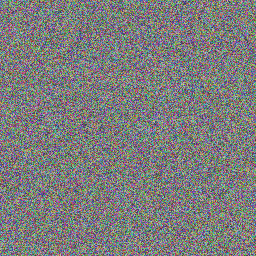
#> input picture tmp/cert_test_img.png, 256 x 256 px
$ python -i tamper_detection.py   (imports and definitions only)
#> lines starting #> are read from the running program, lines starting #| are printed output that depends on the picture
### watermark_logic.py
import cv2
import numpy as np
from scipy.fftpack import dct, idct
import hashlib

try:
    import reedsolo
    HAS_ECC = True
except ImportError:
    HAS_ECC = False


# ─────────────────────────────────────────
#  Utilities
# ─────────────────────────────────────────

def _password_to_seed(password: str) -> int:
    key = hashlib.sha256(password.encode()).digest()
    return int.from_bytes(key[:8], "big") % (2**31)


def _password_to_key(password: str) -> bytes:
    return hashlib.sha256(password.encode()).digest()


def _adaptive_strength(h: int, w: int, base: float = 25.0) -> float:
    ref_area = 512 * 512
    area = h * w
    return max(15.0, min(40.0, base * (ref_area / area) ** 0.3))


# [5 lines left out: function _apply_ecc, not called in this run]


def _remove_ecc(data: bytes):
    if HAS_ECC:
        rs = reedsolo.RSCodec(16)
        try:
            decoded, _, _ = rs.decode(data)
            return bytes(decoded)
        except Exception:
            return None
    return data


def _bits_to_message(bits: np.ndarray):
    pad = (8 - len(bits) % 8) % 8
    bits = np.concatenate([bits, np.zeros(pad, dtype=np.uint8)])
    raw_bytes = np.packbits(bits).tobytes()

    decoded = _remove_ecc(raw_bytes)
    if decoded is None:
        decoded = raw_bytes

    try:
        text = decoded.decode("utf-8", errors="ignore")
        if "####" in text:
            return text.split("####")[0]
    except Exception:
        pass
    return None


# [4 lines left out: function _prepare_bits, not called in this run]


# ─────────────────────────────────────────
#  Layer A — DCT Mid-Frequency Embedding
#  Survives: JPEG/MP4 compression, re-encoding
# ─────────────────────────────────────────

_MID_FREQ = [(2, 1), (1, 2), (0, 3), (1, 3), (2, 2),
             (3, 1), (4, 0), (3, 0), (2, 0), (0, 4)]


# [25 lines left out: function _embed_layer_a, not called in this run]


def _extract_layer_a(y: np.ndarray, num_bits: int, seed: int) -> np.ndarray:
    h, w = y.shape
    y_f = y.astype(np.float64)
    rng = np.random.RandomState(seed)

    blocks_h, blocks_w = h // 8, w // 8
    block_order = rng.permutation(blocks_h * blocks_w)

    bits = []
    for i, block_idx in enumerate(block_order[:num_bits]):
        r = (block_idx // blocks_w) * 8
        c = (block_idx % blocks_w) * 8

        block = y_f[r:r+8, c:c+8]
        D = dct(dct(block, axis=0, norm="ortho"), axis=1, norm="ortho")
        pos = _MID_FREQ[i % len(_MID_FREQ)]
        bits.append(1 if D[pos] > 0 else 0)

    return np.array(bits, dtype=np.uint8)


# [30 lines left out: functions _extract_layer_a_soft, temporal_average_decode, not called in this run]


# ─────────────────────────────────────────
#  Layer B — Spread Spectrum
#  Survives: additive noise, brightness changes, screen recording
# ─────────────────────────────────────────

LAYER_B_BITS = 256


# [50 lines left out: functions _embed_layer_b, _extract_layer_b, _extract_layer_b_soft, _fuse_bits, not called in this run]


# ─────────────────────────────────────────
#  Sync Markers — geometric reference points
#  Survives: rotation, scaling, phone screen recording
# ─────────────────────────────────────────

_SYNC_SIZE = 16

def _generate_sync_pattern(seed: int) -> np.ndarray:
    rng = np.random.RandomState(seed ^ 0xCAFEBABE)
    pattern = np.zeros((_SYNC_SIZE, _SYNC_SIZE), dtype=np.float64)
    for r in range(4, 12):
        for c in range(4, 12):
            pattern[r, c] = rng.choice([-30.0, 30.0])
    return pattern


def _sync_marker_positions(h: int, w: int, margin: int = 32) -> list:
    return [
        (margin, margin),
        (margin, w - margin - _SYNC_SIZE),
        (h - margin - _SYNC_SIZE, margin),
        (h - margin - _SYNC_SIZE, w - margin - _SYNC_SIZE),
    ]


# [19 lines left out: function _embed_sync_markers, not called in this run]


def _detect_sync_markers(y: np.ndarray, seed: int,
                         search_margin: int = 64) -> list:
    """Detect sync markers and return (expected, detected) position pairs."""
    h, w = y.shape
    if h < 128 or w < 128:
        return []

    y_f = y.astype(np.float64)
    pattern = _generate_sync_pattern(seed)
    expected_positions = _sync_marker_positions(h, w)
    pairs = []

    for (er, ec) in expected_positions:
        best_corr = -1e9
        best_pos = (er, ec)

        r_start = max(0, er - search_margin)
        r_end = min(h - _SYNC_SIZE, er + search_margin)
        c_start = max(0, ec - search_margin)
        c_end = min(w - _SYNC_SIZE, ec + search_margin)

        for r in range(r_start, r_end, 4):
            for c in range(c_start, c_end, 4):
                block = y_f[r:r+_SYNC_SIZE, c:c+_SYNC_SIZE]
                D = dct(dct(block, axis=0, norm="ortho"), axis=1, norm="ortho")
                corr = np.sum(D * pattern)
                if corr > best_corr:
                    best_corr = corr
                    best_pos = (r, c)

        pairs.append(((er, ec), best_pos, best_corr))

    return pairs


def _apply_geometric_correction(image: np.ndarray, seed: int) -> np.ndarray:
    """Detect sync markers and correct geometric distortion."""
    if len(image.shape) == 3:
        gray = cv2.cvtColor(image, cv2.COLOR_BGR2YCrCb)[:, :, 0]
    else:
        gray = image

    pairs = _detect_sync_markers(gray, seed)
    if len(pairs) < 3:
        return image

    src_pts = np.float32([p[1] for p in pairs])
    dst_pts = np.float32([p[0] for p in pairs])

    displacement = np.mean(np.abs(src_pts - dst_pts))
    if displacement < 2.0:
        return image

    if len(pairs) >= 4:
        M, _ = cv2.estimateAffinePartial2D(src_pts, dst_pts)
    else:
        M, _ = cv2.estimateAffinePartial2D(src_pts[:3], dst_pts[:3])

    if M is None:
        return image

    h, w = image.shape[:2]
    return cv2.warpAffine(image, M, (w, h), flags=cv2.INTER_LINEAR,
                          borderMode=cv2.BORDER_REFLECT)


# ─────────────────────────────────────────
#  Trust Score — uses both layers
# ─────────────────────────────────────────

# [158 lines left out: functions compute_trust_score, encode_image, decode_image, remove_watermark, not called in this run]

### tamper_detection.py
import cv2
import numpy as np
from scipy.fftpack import dct

from watermark_logic import (
    _password_to_seed, _MID_FREQ, _adaptive_strength,
    _apply_geometric_correction, _prepare_bits, _extract_layer_a,
    _bits_to_message,
)


# ─────────────────────────────────────────
#  Tamper Detection Heatmap
# ─────────────────────────────────────────

def generate_tamper_map(image_path: str, password: str = "") -> dict:
    """
    Generate a tamper detection heatmap by comparing each watermarked
    DCT block's coefficient against its expected sign and magnitude.
    Only checks blocks that actually contain watermark data.
    """
#> called with image_path = 'tmp/cert_test_img.png', password = ''
    image = cv2.imread(image_path)
#> image is the input picture: shape (256, 256, 3); mean B, G, R 124.4, 124.5, 124.2
    if image is None:
        return {"overlay": None, "raw_map": None, "tamper_pct": 0}

    seed = _password_to_seed(password)
    corrected = _apply_geometric_correction(image, seed)
#> in _apply_geometric_correction, `gray = cv2.cvtColor(image, cv2.COLOR_BGR2YCrCb)[:, :, 0]`:
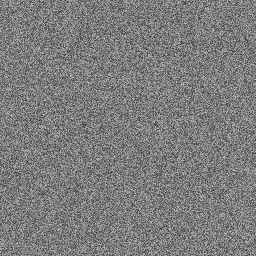
#> gray: shape (256, 256); min 51, max 198, mean 124.4
#> after the loop in _detect_sync_markers, `for (er, ec) in expected_positions:`: pairs = [((32, 32), (4, 88), 20669), ((32, 208), (8, 208), 19862.3), ((208, 32), (148, 64), 18605.2), ((208, 208), (228, 192), 22250.4)]
#> in _apply_geometric_correction, `src_pts = np.float32([p[1] for p in pairs])`: src_pts = [[4, 88], [8, 208], [148, 64], [228, 192]]
#> in _apply_geometric_correction, `dst_pts = np.float32([p[0] for p in pairs])`: dst_pts = [[32, 32], [32, 208], [208, 32], [208, 208]]
#> in _apply_geometric_correction, `displacement = np.mean(np.abs(src_pts - dst_pts))`: displacement = 29.5
#> in _apply_geometric_correction, `M, _ = cv2.estimateAffinePartial2D(src_pts, dst_pts)`: M = [[1.47, -0.0488, 30.44], [0.0488, 1.47, -97.12]]
#> in _apply_geometric_correction, `return cv2.warpAffine(image, M, (w, h), flags=cv2.INTER_LINEAR, border..`:
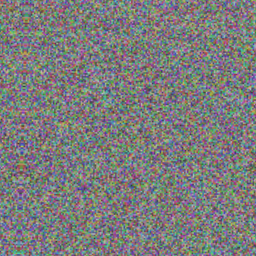
#> returned value: shape (256, 256, 3); mean of channels 0, 1, 2 124.4, 124.2, 124; drawn as B, G, R
    ycrcb = cv2.cvtColor(corrected, cv2.COLOR_BGR2YCrCb)
#> ycrcb: shape (256, 256, 3); mean of channels 0, 1, 2 124.1, 127.9, 128.1
    y = ycrcb[:, :, 0].astype(np.float64)
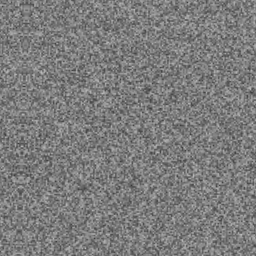
#> y: shape (256, 256) float64; min 56, max 187, mean 124.1
    h, w = y.shape
#> h = 256; w = 256

    blocks_h, blocks_w = h // 8, w // 8
#> blocks_h = 32; blocks_w = 32
    strength = _adaptive_strength(h, w)
#> strength = 37.89
    max_bits = blocks_h * blocks_w
#> max_bits = 1024

    # Step 1: extract bits to find how many were embedded
    bits = _extract_layer_a(ycrcb[:, :, 0], max_bits, seed)
#> after the loop in _extract_layer_a, `for i, block_idx in enumerate(block_order[:num_bits]):`: bits = 1024 values, max 1 at index 7, min 0 at index 0, mean 0.515
    msg = _bits_to_message(bits)
#> in _bits_to_message, `pad = (8 - len(bits) % 8) % 8`: pad = 0

    # Estimate watermark length: if we found a message, compute actual length
    # Otherwise check a generous portion of blocks
    if msg:
        expected_bits = _prepare_bits(msg)
        num_wm_blocks = len(expected_bits)
    else:
        num_wm_blocks = min(max_bits, 2000)

    # Step 2: for each watermarked block, measure deviation
    rng = np.random.RandomState(seed)
    block_order = rng.permutation(blocks_h * blocks_w)

    deviation_map = np.full((blocks_h, blocks_w), -1.0, dtype=np.float64)

    for i, block_idx in enumerate(block_order[:num_wm_blocks]):
        br = block_idx // blocks_w
        bc = block_idx % blocks_w
        r = br * 8
        c = bc * 8

        block = y[r:r+8, c:c+8]
        D = dct(dct(block, axis=0, norm="ortho"), axis=1, norm="ortho")
        pos = _MID_FREQ[i % len(_MID_FREQ)]
        coeff = D[pos]

        # Deviation: how far is |coeff| from expected strength?
        # Perfect watermark: |coeff| ≈ strength
        # Tampered: |coeff| << strength or sign flipped
        mag_deviation = abs(abs(coeff) - strength) / strength

        # Sign check: if we know expected bits, check sign consistency
        if msg and i < len(expected_bits):
            expected_sign = 1 if expected_bits[i] == 1 else -1
            actual_sign = 1 if coeff > 0 else -1
            sign_match = (expected_sign == actual_sign)
            # Sign mismatch is a strong tamper signal
            if not sign_match:
                deviation_map[br, bc] = min(1.0, 0.7 + mag_deviation * 0.3)
            else:
                deviation_map[br, bc] = min(1.0, mag_deviation * 0.5)
        else:
            deviation_map[br, bc] = min(1.0, mag_deviation)

    # Replace unchecked blocks (-1) with 0 (neutral)
    unchecked = deviation_map < 0
    deviation_map[unchecked] = 0.0

    # Upscale to image resolution
    heatmap_full = cv2.resize(deviation_map, (w, h), interpolation=cv2.INTER_LINEAR)

    # Apply colormap: green (intact) → yellow → red (tampered)
    heatmap_color = np.zeros((h, w, 3), dtype=np.uint8)
    heatmap_color[:, :, 1] = ((1.0 - heatmap_full) * 255).astype(np.uint8)
    heatmap_color[:, :, 2] = (heatmap_full * 255).astype(np.uint8)
    mid_mask = (heatmap_full > 0.3) & (heatmap_full < 0.7)
    heatmap_color[mid_mask, 0] = 80

    # Alpha blend with original
    overlay = cv2.addWeighted(corrected, 0.55, heatmap_color, 0.45, 0)

    # Tamper percentage (only among watermarked blocks)
    wm_deviations = deviation_map[~unchecked]
    tamper_threshold = 0.4
    if len(wm_deviations) > 0:
        tamper_pct = float(np.sum(wm_deviations > tamper_threshold)) / len(wm_deviations) * 100
    else:
        tamper_pct = 0.0

    # Draw bounding boxes of tampered regions on overlay
    overlay_annotated = overlay.copy()
    summary = get_tamper_summary(deviation_map, tamper_threshold)
    for region in summary.get("regions", [])[:10]:
        rx, ry, rw, rh = region["x"], region["y"], region["w"], region["h"]
        cv2.rectangle(overlay_annotated, (rx, ry), (rx + rw, ry + rh),
                      (0, 0, 255), 2)
        label = f"{int(rw * rh / max(1, w * h) * 100)}%"
        cv2.putText(overlay_annotated, label, (rx + 4, ry + 16),
                    cv2.FONT_HERSHEY_SIMPLEX, 0.45, (0, 0, 255), 1)

    return {
        "overlay": overlay,
        "overlay_annotated": overlay_annotated,
        "raw_map": deviation_map,
        "tamper_pct": round(tamper_pct, 1),
        "summary": summary,
    }


# [255 lines left out: functions get_tamper_summary, generate_frequency_spectrum, generate_before_after_spectrum, generate_dct_block_viz, generate_ela, generate_noise_analysis and 1 more, not called in this run]

#> (the run stopped early here; a loop or call above may not have finished)

$ run again, on tmp/cert_full_orig.png
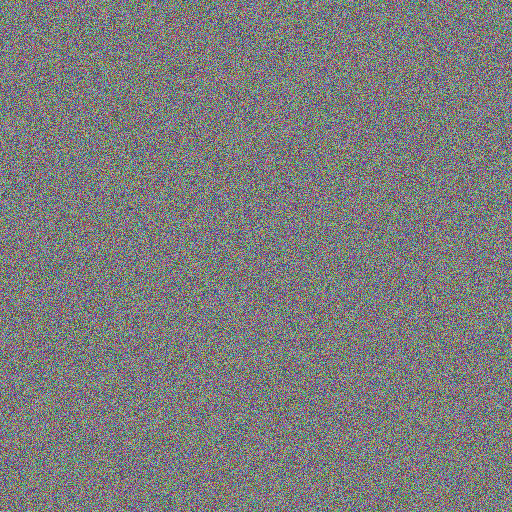
#> input picture tmp/cert_full_orig.png, 512 x 512 px
#> in generate_tamper_map, image is the input picture: shape (512, 512, 3); mean B, G, R 124.6, 124.4, 124.6
#> in _apply_geometric_correction, `gray = cv2.cvtColor(image, cv2.COLOR_BGR2YCrCb)[:, :, 0]`:
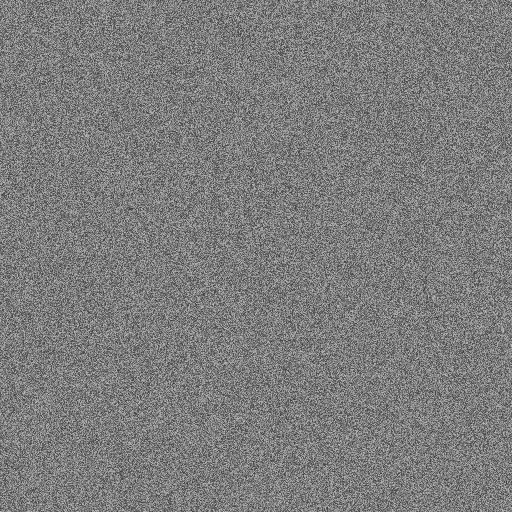
#> gray: shape (512, 512); min 51, max 199, mean 124.5
#> after the loop in _detect_sync_markers, `for (er, ec) in expected_positions:`: pairs = [((32, 32), (16, 76), 21090.2), ((32, 464), (16, 448), 21908.8), ((464, 32), (428, 88), 21048.8), ((464, 464), (400, 428), 18146.5)]
#> src_pts = [[16, 76], [16, 448], [428, 88], [400, 428]]
#> dst_pts = [[32, 32], [32, 464], [464, 32], [464, 464]]
#> displacement = 35.5
#> M = [[1.16, 2.53e-18, 13.42], [-2.53e-18, 1.16, -56.26]]
#> ycrcb: shape (512, 512, 3); mean of channels 0, 1, 2 124.5, 128.1, 128.1
#> in generate_tamper_map, `y = ycrcb[:, :, 0].astype(np.float64)`:
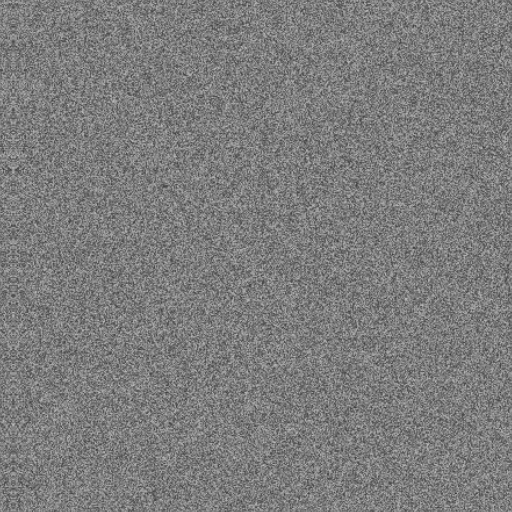
#> y: shape (512, 512) float64; min 55, max 195, mean 124.5
#> after the loop in _extract_layer_a, `for i, block_idx in enumerate(block_order[:num_bits]):`: bits = 4096 values, max 1 at index 2, min 0 at index 0, mean 0.505
#> pad = 0

$ run again, on tmp/forensic_test.png
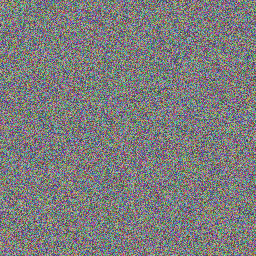
#> input picture tmp/forensic_test.png, 256 x 256 px
#> in generate_tamper_map, image is the input picture: shape (256, 256, 3); mean B, G, R 124.9, 124.4, 124.5
#> in _apply_geometric_correction, `gray = cv2.cvtColor(image, cv2.COLOR_BGR2YCrCb)[:, :, 0]`:
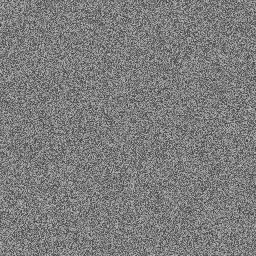
#> gray: shape (256, 256); min 52, max 196, mean 124.5
#> after the loop in _detect_sync_markers, `for (er, ec) in expected_positions:`: pairs = [((32, 32), (76, 16), 21920.9), ((32, 208), (0, 180), 21131.6), ((208, 32), (224, 24), 19792.5), ((208, 208), (196, 196), 17598.3)]
#> src_pts = [[76, 16], [0, 180], [224, 24], [196, 196]]
#> dst_pts = [[32, 32], [32, 208], [208, 32], [208, 208]]
#> displacement = 21
#> M = [[0.883, 0.409, -41.69], [-0.409, 0.883, 48.98]]
#> ycrcb: shape (256, 256, 3); mean of channels 0, 1, 2 124.5, 128, 128.2
#> in generate_tamper_map, `y = ycrcb[:, :, 0].astype(np.float64)`:
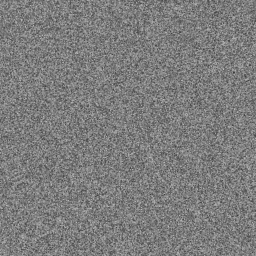
#> y: shape (256, 256) float64; min 58, max 191, mean 124.5
#> after the loop in _extract_layer_a, `for i, block_idx in enumerate(block_order[:num_bits]):`: bits = 1024 values, max 1 at index 0, min 0 at index 1, mean 0.482
#> pad = 0
